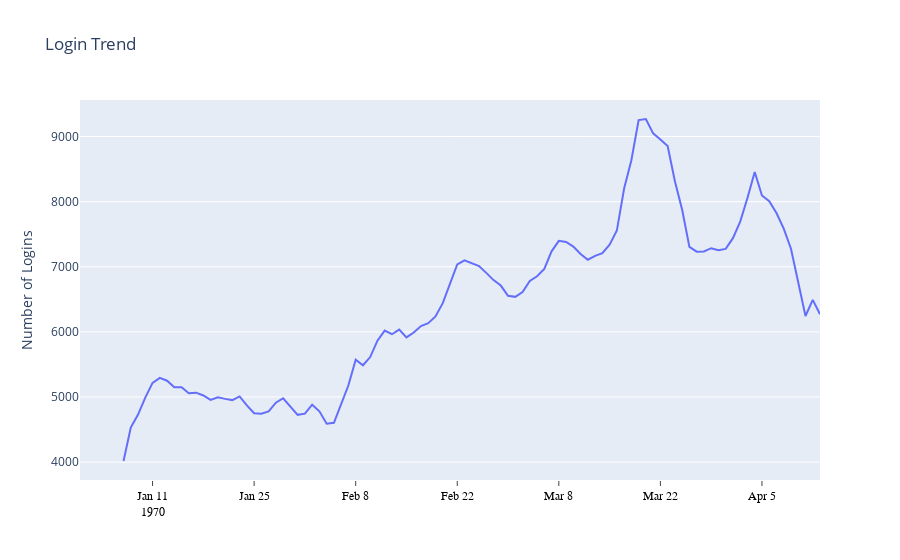

Notebook source saved alongside this figure:
### Code cell
# Plot the weekly rolling sums
fig = px.line(data_frame = logins_per_day, x = logins_per_day.index, y = 'smooth', title = 'Login Trend')
fig.update_yaxes(title_text = 'Number of Logins'); fig.update_xaxes(title_text='')
fig.update_layout(
    xaxis=dict(
        showline=False,
        showgrid=False,
        showticklabels=True,
#         linecolor='rgb(0, 0, 0)',
        linewidth=0,
        ticks='outside',
        tickfont=dict(
            family='Arial',
            size=12,
            color='rgb(0, 0, 0)',
        ),
    ),
    yaxis=dict(
        showgrid=True,
        zeroline=False,
        showline=False),
#     plot_bgcolor='white'
)
